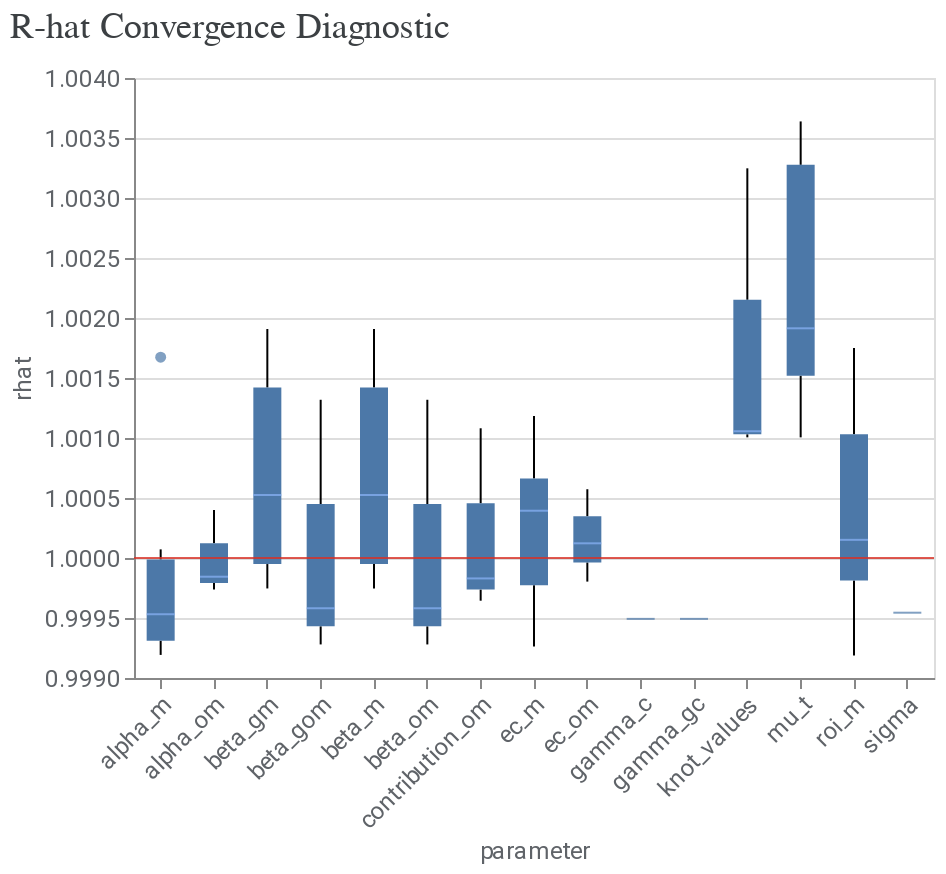

Notebook code cell kept with this figure:
### Markdown cell above
##  Model Fit Diagnostics

### Code cell
model_fit = output_dict[model_iter]['model_diagnostics']
model_fit.plot_rhat_boxplot()

### Figure 1 — Vega-Lite specification as saved in the notebook (floating-point values rounded to 4 significant figures; data arrays with more than 128 entries replaced by an {"elided": "..."} marker saying what was removed)
{"config": {"view": {"continuousWidth": 300, "continuousHeight": 300}, "axis": {"labelColor": "#5F6368", "labelFont": "Roboto", "labelFontSize": 12, "titleColor": "#5F6368", "titleFont": "Roboto", "titleFontSize": 12, "titleFontWeight": "normal"}}, "layer": [{"data": {"name": "data-a2191b664947c622f19fec7964458024"}, "mark": {"type": "boxplot", "median": {"color": "#8AB4F8"}, "outliers": {"filled": true}}, "encoding": {"x": {"axis": {"labelAngle": -45}, "field": "parameter", "type": "nominal"}, "y": {"field": "rhat", "scale": {"zero": false}, "type": "quantitative"}}}, {"data": {"name": "empty"}, "mark": {"type": "rule", "color": "#D93025", "opacity": 0.8}, "encoding": {"y": {"datum": 1}}}], "title": {"text": "R-hat Convergence Diagnostic", "anchor": "start", "color": "#3C4043", "font": "Google Sans Display", "fontSize": 18, "fontWeight": "normal", "offset": 10}, "width": 400, "$schema": "https://vega.github.io/schema/vega-lite/v5.20.1.json", "datasets": {"data-a2191b664947c622f19fec7964458024": {"elided": "386 records"}, "empty": [{}]}}
